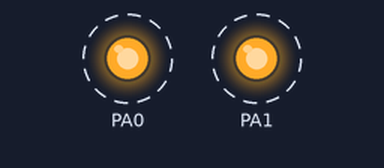
A program run on a simulated ATmega32, built with avr-gcc and emulated at 8 MHz. Shown: output pins drawn as LEDs (lit = HIGH). Dashed ring = blinking.

Above: at 0.5 s.
Timing chart, 0 to 4.8 s (numbered marks = the images above):
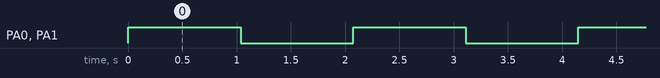

The program:

main.c
```c
/*
 * main.c
 *
 *  Created on: Jun 18, 2023
 *      Author: DeLL
 */


#include "BIT_MATH.h"
#include "STD_TYPES.h"
#include <util/delay.h>
#include <avr/io.h>


#define  F_CPU  8000000

int main(void)
{

	DDRA = SET_BIT(PORTA,0);
	DDRA = SET_BIT(PORTA,1);

	while(1)
	{
		PORTA = SET_BIT(PORTA,0);
		PORTA = SET_BIT(PORTA,1);
		_delay_ms(1000);
		PORTA = CLR_BIT(PORTA,0);
		PORTA = CLR_BIT(PORTA,1);
		_delay_ms(1000);
	}
}
```

BIT_MATH.h
```c
#ifndef _BIT_MATH_H
#define _BIT_MATH_H

#define SET_BIT(Reg, bitnum)       (Reg |=1<<bitnum)
#define CLR_BIT(Reg, bitnum)       (Reg &=~(1<<bitnum))
#define TOGGLE_BIT(Reg, bitnum)    (Reg ^=(1<<bitnum))
#define GET_BIT(Reg, bitnum)       ((Reg>>bitnum)& 0x01)

#define SET_BYTE(Reg,value)              ( Reg = value )

#define CONC_BIT(b7,b6,b5,b4,b3,b2,b1,b0) Conc_help(b7,b6,b5,b4,b3,b2,b1,b0)
#define Conc_help(b7,b6,b5,b4,b3,b2,b1,b0) 0b##b7##b6##b5##b4##b3##b2##b1##b0


#endif
```

STD_TYPES.h
```c
#ifndef  STD_TYPES_H_
#define   STD_TYPES_H_


typedef  unsigned char  uint8;
typedef  signed char    sint8;

typedef  unsigned short int  uint16;
typedef  signed short int    sint16;

typedef  unsigned long int    uint32;
typedef  signed long int      sint32;

typedef  float                f32;
typedef  double               f64;

typedef  long double          f128;


#endif
```

Measured:
- by itself, PA0, PA1: alternates HIGH for 1.0 s and LOW for 1.0 s
